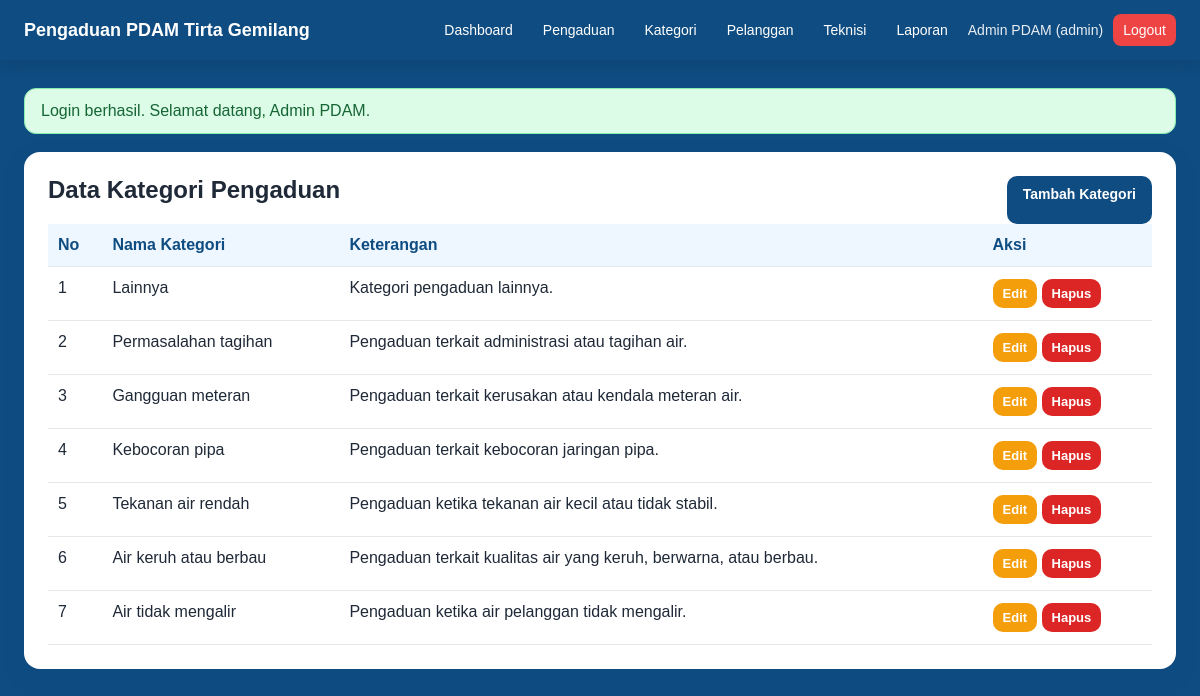
The page /kategori.php (signed in) on the database its author committed.
### tables this page shows
CREATE TABLE kategori_pengaduan (
    id_kategori INT AUTO_INCREMENT PRIMARY KEY,
    nama_kategori VARCHAR(100) NOT NULL,
    keterangan TEXT,
    created_at DATETIME DEFAULT CURRENT_TIMESTAMP
);

### helpers.php (called while the page is built, shortened)
<?php
function e($value) {
    return htmlspecialchars((string)$value, ENT_QUOTES, 'UTF-8');
}
function asset($path = '') {
    return BASE_URL . '/' . ltrim($path, '/');
}
function flash($key, $message = null) {
    if (isset($_SESSION['flash'][$key])) {
        $msg = $_SESSION['flash'][$key];
        return $msg;
    }
    return null;
}
function current_user() {
    return $_SESSION['user'] ?? null;
}
?>

### kategori.php (the view, shortened to what this page needs)
<?php
require_once __DIR__ . '/../config/database.php';
require_once __DIR__ . '/../config/helpers.php';
$stmt = $pdo->query("SELECT * FROM kategori_pengaduan ORDER BY id_kategori DESC");
$kategori = $stmt->fetchAll();
require_once __DIR__ . '/../includes/header.php';
require_once __DIR__ . '/../includes/navbar.php';
?>
<div class="container">
    <?php require_once __DIR__ . '/../includes/alerts.php'; ?>
    <div class="card">
        <div class="actions" style="justify-content: space-between;">
            <h2>Data Kategori Pengaduan</h2>
            <a class="btn" href="<?= asset('admin/kategori_form.php'); ?>">Tambah Kategori</a>
        </div>
        <div class="table-wrapper">
            <table>
                <thead>
                    <tr>
                        <th>No</th>
                        <th>Nama Kategori</th>
                        <th>Keterangan</th>
                        <th>Aksi</th>
                    </tr>
                </thead>
                <tbody>
                    <?php foreach ($kategori as $i => $row): ?>
                        <tr>
                            <td><?= $i + 1; ?></td>
                            <td><?= e($row['nama_kategori']); ?></td>
                            <td><?= e($row['keterangan']); ?></td>
                            <td>
                                <a class="btn btn-sm btn-warning" href="<?= asset('admin/kategori_form.php?id=' . $row['id_kategori']); ?>">Edit</a>
                                <a class="btn btn-sm btn-danger" data-confirm="Yakin hapus kategori ini?" href="<?= asset('admin/kategori_hapus.php?id=' . $row['id_kategori']); ?>">Hapus</a>
                            </td>
                        </tr>
                    <?php endforeach; ?>
                </tbody>
            </table>
        </div>
    </div>
</div>

### header.php (shortened to what this page needs)
<!DOCTYPE html>
<html lang="id">
<head>
    <link rel="stylesheet" href="<?= asset('assets/css/style.css'); ?>">
</head>
<body>

### navbar.php (shortened to what this page needs)
<?php $user = current_user(); ?>
<nav class="navbar" style="background: #0F4C81; !important;">
    <div class="nav-brand">
        <a href="<?= asset('dashboard.php'); ?>"><?= e(APP_SHORT_NAME); ?></a>
    </div>
    <?php if ($user): ?>
        <div class="nav-menu">
            <?php if ($user['role'] === 'admin'): ?>
                <a href="<?= asset('admin/dashboard.php'); ?>">Dashboard</a>
                <a href="<?= asset('admin/pengaduan.php'); ?>">Pengaduan</a>
                <a href="<?= asset('admin/kategori.php'); ?>">Kategori</a>
                <a href="<?= asset('admin/pelanggan.php'); ?>">Pelanggan</a>
                <a href="<?= asset('admin/teknisi.php'); ?>">Teknisi</a>
                <a href="<?= asset('admin/laporan.php'); ?>">Laporan</a>
            <?php elseif ($user['role'] === 'teknisi'): ?>
                <a href="<?= asset('teknisi/dashboard.php'); ?>">Dashboard</a>
                <a href="<?= asset('teknisi/tugas.php'); ?>">Tugas</a>
                <a href="<?= asset('teknisi/riwayat_penugasan.php'); ?>">Riwayat Penugasan</a>
            <?php endif; ?>
            <span class="nav-user"><?= e($user['nama']); ?> (<?= e($user['role']); ?>)</span>
            <a href="<?= asset('logout.php'); ?>" class="btn-logout">Logout</a>
        </div>
    <?php endif; ?>
</nav>

### alerts.php (shortened to what this page needs)
<?php if ($msg = flash('success')): ?>
    <div class="alert alert-success"><?= e($msg); ?></div>
<?php endif; ?>

### style.css (style rules this page uses)
* { box-sizing: border-box; }
html, body { height: 100%; margin: 0; }
body { min-height: 100vh; font-family: Arial, Helvetica, sans-serif; background: #0f4c81; color: #1f2937; display: flex; flex-direction: column; }
a { text-decoration: none; color: inherit; }
.navbar { background: #5dade2; color: #fff; padding: 14px 24px; display: flex; justify-content: space-between; align-items: center; gap: 16px; flex-wrap: wrap; box-shadow: 0 4px 14px rgba(0,0,0,0.12); }
.nav-brand a { font-weight: bold; font-size: 18px; }
.nav-menu { display: flex; align-items: center; gap: 10px; flex-wrap: wrap; font-size: 14px; }
.nav-menu a { padding: 8px 10px; border-radius: 8px; }
.nav-user { opacity: 0.9; }
.btn-logout { background: #ef4444; color: #fff; }
.container { width: 100%; max-width: 100%; margin: 28px 0; padding: 0 24px; }
.card { background: #fff; border-radius: 16px; padding: 24px; box-shadow: 0 8px 24px rgba(15, 76, 129, 0.12); margin-bottom: 20px; }
.card h1, .card h2, .card h3 { margin-top: 0; }
.btn { display: inline-block; padding: 10px 16px; border: none; border-radius: 10px; background: #0f4c81; color: #fff; cursor: pointer; font-weight: bold; font-size: 14px; }
.btn-danger { background: #dc2626; }
.btn-warning { background: #f59e0b; }
.btn-sm { padding: 7px 10px; font-size: 13px; }
.alert { padding: 13px 16px; border-radius: 12px; margin-bottom: 18px; }
.alert-success { background: #dcfce7; color: #166534; border: 1px solid #86efac; }
.table-wrapper { overflow-x: auto; }
table { width: 100%; border-collapse: collapse; background: #fff; }
th, td { padding: 12px 10px; border-bottom: 1px solid #e5e7eb; text-align: left; vertical-align: top; }
th { background: #eef6ff; color: #0f4c81; }
.actions { display: flex; gap: 8px; flex-wrap: wrap; }

### rows shown on the page
kategori_pengaduan: nama_kategori "Lainnya", keterangan "Kategori pengaduan lainnya."
kategori_pengaduan: nama_kategori "Permasalahan tagihan", keterangan "Pengaduan terkait administrasi atau tagihan air."
kategori_pengaduan: nama_kategori "Gangguan meteran", keterangan "Pengaduan terkait kerusakan atau kendala meteran air."
kategori_pengaduan: nama_kategori "Kebocoran pipa", keterangan "Pengaduan terkait kebocoran jaringan pipa."
kategori_pengaduan: nama_kategori "Tekanan air rendah", keterangan "Pengaduan ketika tekanan air kecil atau tidak stabil."
kategori_pengaduan: nama_kategori "Air keruh atau berbau", keterangan "Pengaduan terkait kualitas air yang keruh, berwarna, atau berbau."
kategori_pengaduan: nama_kategori "Air tidak mengalir", keterangan "Pengaduan ketika air pelanggan tidak mengalir."

### other values the page prints
APP_SHORT_NAME "Pengaduan PDAM Tirta Gemilang"
$user['nama'] "Admin PDAM"
$user['role'] "admin"
$msg "Login berhasil. Selamat datang, Admin PDAM."
